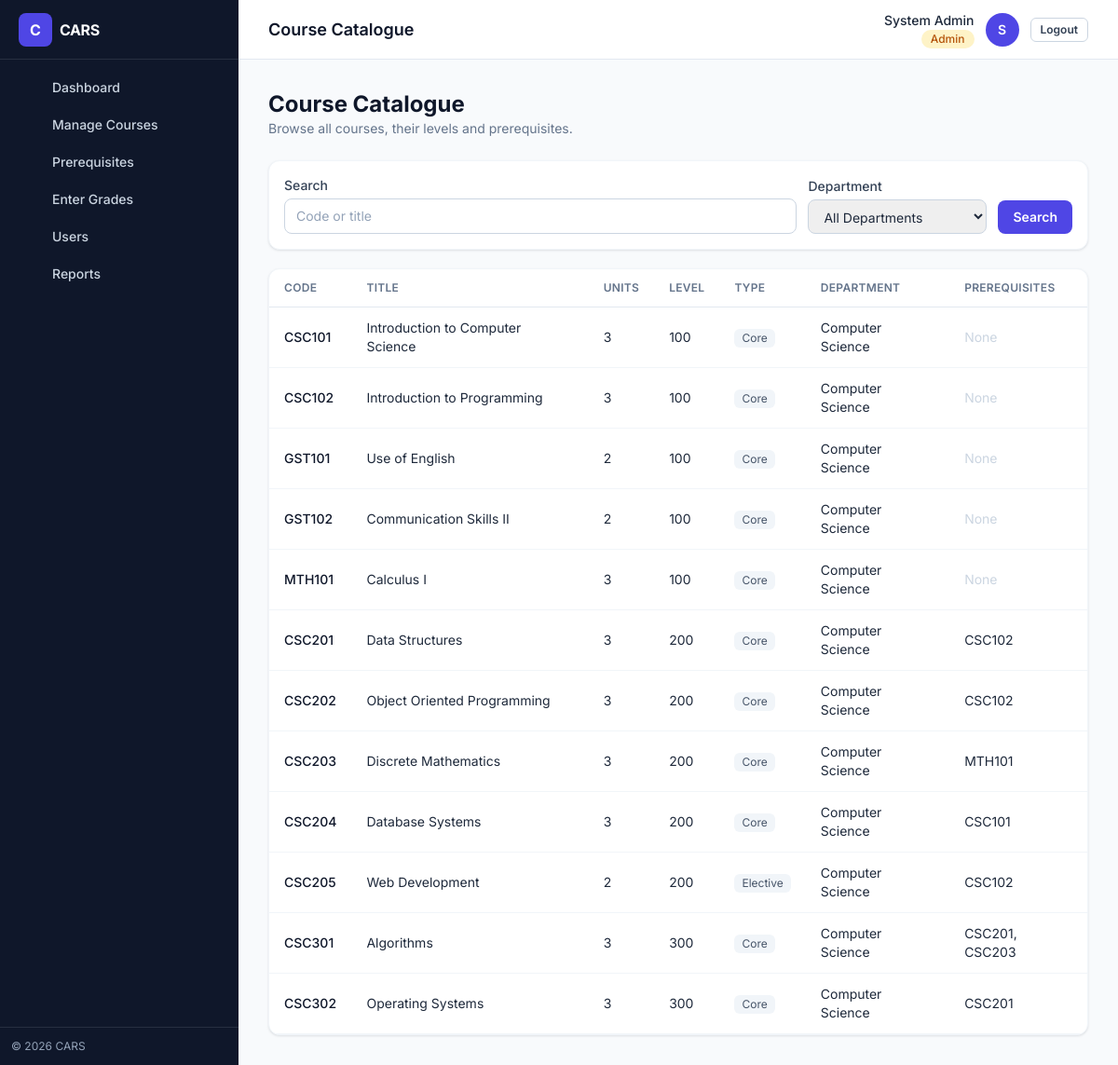
/frontend/pages/courses.php (signed in), run on the app's committed database.
### tables this page shows
CREATE TABLE IF NOT EXISTS courses (
    id INT AUTO_INCREMENT PRIMARY KEY,
    code VARCHAR(20) NOT NULL UNIQUE,
    title VARCHAR(150) NOT NULL,
    credit_unit INT NOT NULL,
    department VARCHAR(100) NOT NULL,
    level VARCHAR(20) NOT NULL DEFAULT '100',
    semester ENUM('first', 'second', 'any') NOT NULL DEFAULT 'any',
    is_core TINYINT(1) NOT NULL DEFAULT 1,
    description TEXT NULL
);

### backend/config/database.php (called while the page is built, shortened)
<?php
function get_db_connection() {
    $conn = new mysqli(DB_HOST, DB_USER, DB_PASS, DB_NAME);
    $conn->set_charset('utf8mb4');
    return $conn;
}
?>

### backend/models/CourseModel.php (called while the page is built, shortened)
<?php
require_once __DIR__ . '/../config/database.php';
class CourseModel {
    private $conn;
    public function __construct() {
        $this->conn = get_db_connection();
    }
    public function getAll($department = null) {
        if ($department) {
            $stmt = $this->conn->prepare("SELECT * FROM courses WHERE department = ?");
            $stmt->bind_param("s", $department);
            $stmt->execute();
            return $stmt->get_result();
        } else {
            return $this->conn->query("SELECT * FROM courses");
        }
    }
    public function search($search = '', $department = '') {
        $sql = "SELECT * FROM courses WHERE 1=1";
        $types = '';
        $sql .= " ORDER BY level ASC, code ASC";
        $stmt = $this->conn->prepare($sql);
        $stmt->execute();
        return $stmt->get_result();
    }
}

### backend/models/PrerequisiteModel.php (called while the page is built, shortened)
<?php
require_once __DIR__ . '/../config/database.php';
class PrerequisiteModel {
    private $conn;
    public function __construct() {
        $this->conn = get_db_connection();
    }
    public function getAllMap() {
        $result = $this->conn->query("SELECT course_id, prerequisite_id FROM prerequisites");
        $map = [];
        while ($row = $result->fetch_assoc()) {
            $map[(int) $row['course_id']][] = (int) $row['prerequisite_id'];
        }
        return $map;
    }
}

### frontend/pages/courses.php (the view, shortened to what this page needs)
<?php
require_once '../../backend/models/CourseModel.php';
require_once '../../backend/models/PrerequisiteModel.php';
$courseModel = new CourseModel();
$prerequisiteModel = new PrerequisiteModel();
$search = isset($_GET['search']) ? trim($_GET['search']) : '';
$department = isset($_GET['department']) ? trim($_GET['department']) : '';
$courses = $courseModel->search($search, $department);
$prereqMap = $prerequisiteModel->getAllMap();
$allCourses = $courseModel->getAll();
$codeById = [];
foreach ($allCourses as $c) {
    $codeById[(int) $c['id']] = $c['code'];
}
include '../partials/shell_open.php';
?>
<div class="mb-6">
  <h2 class="text-2xl font-bold text-slate-900">Course Catalogue</h2>
  <p class="text-slate-500 text-sm">Browse all courses, their levels and prerequisites.</p>
</div>
<form method="GET" class="card p-4 mb-5 flex flex-wrap gap-3 items-end">
  <div class="flex-1 min-w-[14rem]">
    <label class="label">Search</label>
    <input type="text" name="search" value="<?php echo htmlspecialchars($search); ?>" placeholder="Code or title" class="input">
  </div>
  <div class="min-w-[12rem]">
    <label class="label">Department</label>
    <select name="department" class="input">
      <option value="">All Departments</option>
    </select>
  </div>
  <button type="submit" class="btn-primary">Search</button>
</form>
<div class="card p-0 overflow-hidden">
  <div class="overflow-x-auto">
    <table class="table">
      <thead><tr><th>Code</th><th>Title</th><th>Units</th><th>Level</th><th>Type</th><th>Department</th><th>Prerequisites</th></tr></thead>
      <tbody>
        <?php if ($courses->num_rows === 0): ?>
          <tr><td colspan="7" class="text-center text-slate-400 py-10">No courses match your search.</td></tr>
        <?php else: ?>
          <?php while ($course = $courses->fetch_assoc()): ?>
            <?php
              $prereqIds = $prereqMap[(int) $course['id']] ?? [];
              $prereqCodes = array_map(function ($id) use ($codeById) { return $codeById[$id] ?? '#' . $id; }, $prereqIds);
            ?>
            <tr>
              <td class="font-medium text-slate-900"><?php echo htmlspecialchars($course['code']); ?></td>
              <td><?php echo htmlspecialchars($course['title']); ?></td>
              <td><?php echo htmlspecialchars($course['credit_unit']); ?></td>
              <td><?php echo htmlspecialchars($course['level']); ?></td>
              <td><?php echo !empty($course['is_core']) ? '<span class="chip">Core</span>' : '<span class="chip">Elective</span>'; ?></td>
              <td><?php echo htmlspecialchars($course['department']); ?></td>
              <td><?php echo $prereqCodes ? htmlspecialchars(implode(', ', $prereqCodes)) : '<span class="text-slate-300">None</span>'; ?></td>
            </tr>
          <?php endwhile; ?>
        <?php endif; ?>
      </tbody>
    </table>
  </div>
</div>
<?php include '../partials/shell_close.php'; ?>

### data on the page
courses: code "CSC101", title "Introduction to Computer Science", credit_unit "3", level "100", is_core "Core", department "Computer Science", shows "None"
courses: code "CSC102", title "Introduction to Programming", credit_unit "3", level "100", is_core "Core", department "Computer Science", shows "None"
courses: code "GST101", title "Use of English", credit_unit "2", level "100", is_core "Core", department "Computer Science", shows "None"
courses: code "GST102", title "Communication Skills II", credit_unit "2", level "100", is_core "Core", department "Computer Science", shows "None"
courses: code "MTH101", title "Calculus I", credit_unit "3", level "100", is_core "Core", department "Computer Science", shows "None"
courses: code "CSC201", title "Data Structures", credit_unit "3", level "200", is_core "Core", department "Computer Science", id "CSC102"
courses: code "CSC202", title "Object Oriented Programming", credit_unit "3", level "200", is_core "Core", department "Computer Science", id "CSC102"
courses: code "CSC203", title "Discrete Mathematics", credit_unit "3", level "200", is_core "Core", department "Computer Science", id "MTH101"
courses: code "CSC204", title "Database Systems", credit_unit "3", level "200", is_core "Core", department "Computer Science", id "CSC101"
courses: code "CSC205", title "Web Development", credit_unit "2", level "200", is_core "Elective", department "Computer Science", id "CSC102"
courses: code "CSC301", title "Algorithms", credit_unit "3", level "300", is_core "Core", department "Computer Science", id "CSC201, CSC203"
courses: code "CSC302", title "Operating Systems", credit_unit "3", level "300", is_core "Core", department "Computer Science", id "CSC201"

### other printed values
$label "Dashboard"
$label "Manage Courses"
$label "Prerequisites"
$label "Enter Grades"
$label "Users"
$label "Reports"
$pageTitle "Course Catalogue"
$name "System Admin"
$role "Admin"
$initials "S"
